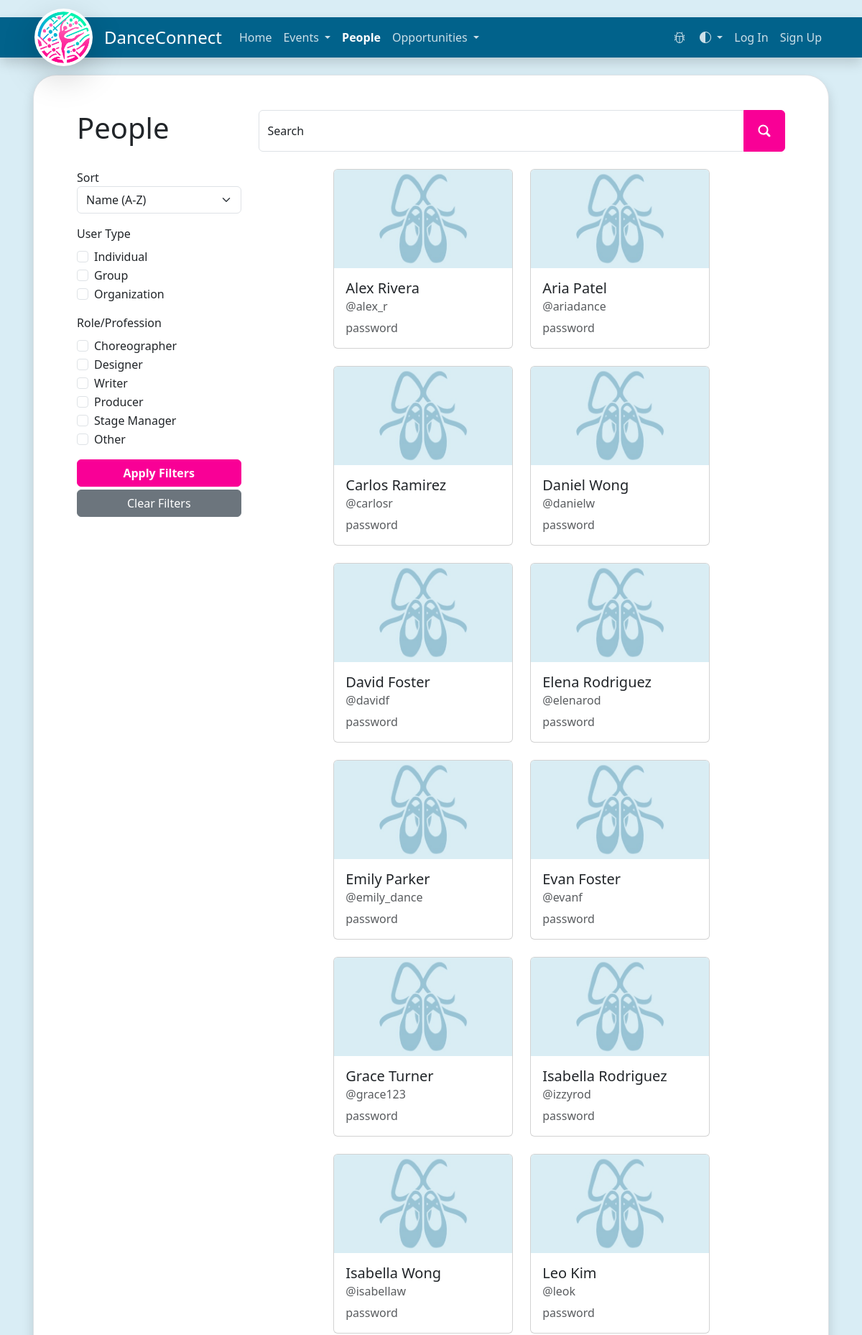
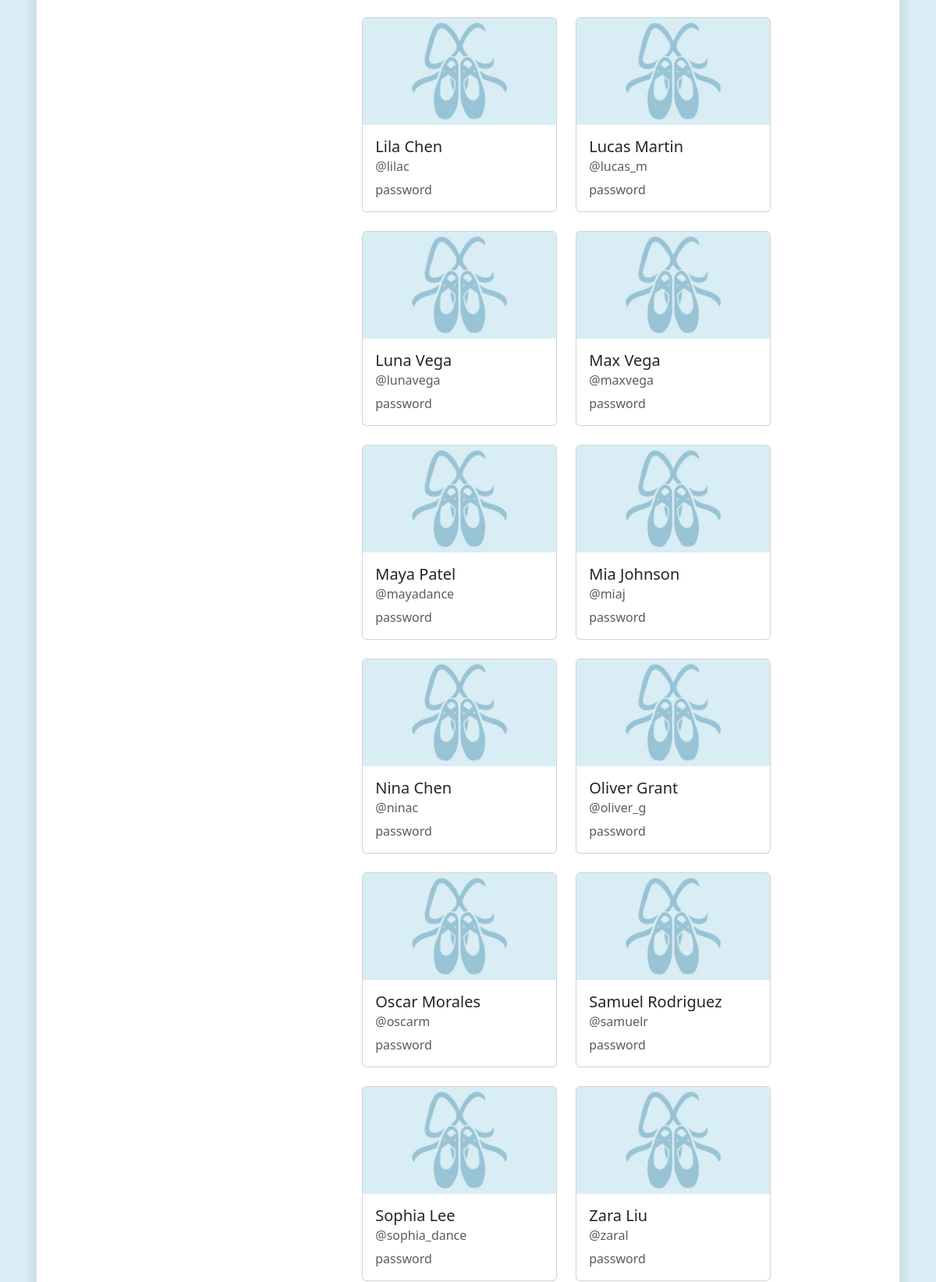
The page /people/ (upper part) on the database its author committed (2 pictures, top to bottom).
### website/models/user/user.py (models this page shows, shortened)
class User(db.Model, UserMixin):
    __tablename__ = "users"
    id: Mapped[int] = mapped_column(Integer, primary_key=True)
    username: Mapped[str] = mapped_column(String, unique=True)
    email: Mapped[str] = mapped_column(String, unique=True)
    password: Mapped[str]
    is_admin: Mapped[bool] = mapped_column(Boolean, default=False)
    display_name: Mapped[str]
    pronouns: Mapped[str]
    bio: Mapped[str]
    user_type: Mapped['UserType']
    profile_picture_url: Mapped[str]
    profile_picture_id: Mapped[str]
    tags: Mapped[List['UserTag']] = relationship(
        'UserTag', secondary="user_tag_relationships", back_populates='users', cascade="all, delete")
    socials: Mapped[List['SocialMedia']] = relationship(
        'SocialMedia', cascade="all, delete-orphan")
    events_organized: Mapped[List['Event']] = relationship(
        'Event', back_populates='organizer')
    events_contributed: Mapped[List['Event']] = relationship(
        'Event', secondary="event_contributors", back_populates="contributors", viewonly=True)
    contributor_association: Mapped[List['EventContributor']] = relationship(
        'EventContributor', back_populates='user', cascade="all, delete-orphan")
    opportunity_posts: Mapped[List['Opportunity']] = relationship(
        'Opportunity', back_populates='poster', cascade='all, delete-orphan')

### website/routes/ui/people.py (the view, shortened to what this page needs)
@people.route(
    "/",
    defaults={"search": "_", "sort": "_", "filters": "_"},
    methods=["GET", "POST"],
)
@people.route("/<search>/<sort>/<filters>/", methods=["GET", "POST"])
def people_list(search, sort, filters):
    form = PeopleFilter()
    if search != "_":
        form.search.data = search
    if sort != "_":
        form.sort_option.data = sort
    query_params = dict()
    if search != "_":
        query_params["search_name"] = search
    if sort != "_":
        query_params["sort_option"] = sort
    response = read_users(**query_params)
    people = response["data"]
    return render_template(
        "people.html",
        user=current_user,
        people=people,
        filters=form,
        orgType=UserType,
        roles=Roles,
    )

### website/forms/people_filter.py
class OrganizationCheckbox(FlaskForm):
    pass

### website/__init__.py (called while the page is built)
def json_response(status_code: int, message: str, data: Any = None):
    if status_code < 200:
        response_type = "information"
    elif status_code < 300:
        response_type = "success"
    elif status_code < 400:
        response_type = "redirect"
    else:
        response_type = "error"
    output = {
        "response_type": response_type,
        "status_code": status_code,
        "message": message,
        "data": data
    }
    return output

### website/templates/people.html (shortened to what this page needs)
{% extends "filtered-list-view.html" %}
{% block header_text %}People{% endblock %}
{% block filters %}
<div class="form-group mb-3">
    {{ filters.sort_option.label() }}
    {{ filters.sort_option() }}
</div>
<div class="form-group mb-3">
    <label class="form-label">{{ filters.user_type.description }}</label>
    {% for type in orgType %}
    <div class="form-check">
        {{ filters.user_type.form[type.name] }}
        {{ filters.user_type.form[type.name].label(class_="form-check-label") }}
    </div>
    {% endfor %}
</div>
<div class="form-group mb-3">
    <label class="form-label">{{ filters.filters.description }}</label>
    {% for role in roles %}
    <div class="form-check">
        {{ filters.filters.form[role.name] }}
        {{ filters.filters.form[role.name].label(class_="form-check-label") }}
    </div>
    {% endfor %}
    </div>
    {% endblock %}
    {% block items_to_list %}
    {% from "macros.html" import grid_item %}
    {% for person in people %}
    <div class="col-auto mx-xxl-2 mx-xl-0">
        {{ grid_item(
            image_src=url_for('static',
            filename='images/placeholder.jpg'),
            title=person.display_name,
            subtitle="@"+person.username,
            text=person.password,
            href=url_for('people.person',
            username=person.username)
        ) }}
    </div>
    {% endfor %}
</div>
{% endblock %}

### website/templates/macros.html (shortened to what this page needs)
{% macro grid_item(image_src, title, subtitle, text, href) %}
<div class="card grid-card mb-2">
    <a href="{{ href }}" class="overflow-hidden ratio ratio-16x9"><img src="{{ image_src }}" class="card-img-top"
            alt="Image preview for {{ title }}"></a>
    <div class="card-body">
        <div class="stretched-link-container">
            <h5 class="card-title text-truncate">{{ title }}</h5>
            {% if subtitle %}
            <h6 class="card-subtitle mb-2 text-muted text-truncate">{{ subtitle }}</h6>
            {% endif %}
            {% if text %}
            <p class="card-text text-truncate text-muted pb-0 mb-0">{{ text }}</p>
            {% endif %}
        </div>
    </div>
</div>
{% endmacro %}

### website/static/style/base.css (style rules this page uses)
:root { --pink: #f90096; --dark-pink: #ab274f; --nav-background: #01628B; --nav-highlight: #43a5cf; --background-blue: 217, 237, 245; --filters-background: #f8f9fa; scroll-behavior: smooth; }
body { background-color: rgb(var(--background-blue)); }
.btn-primary { --bs-btn-color: #fff; --bs-btn-bg: var(--pink); --bs-btn-border-color: var(--pink); --bs-btn-hover-color: #fff; --bs-btn-hover-bg: var(--dark-pink); --bs-btn-hover-border-color: var(--dark-pink); --bs-btn-focus-shadow-rgb: 49, 132, 253; --bs-btn-active-color: #fff; --bs-btn-active-bg: var(--dark-pink); --bs-btn-active-border-color: var(--dark-pink); --bs-btn-active-shadow: inset 0 3px 5px rgba(0, 0, 0, 0.125); --bs-btn-disabled-color: #fff; --bs-btn-disabled-bg: var(--pink); --bs-btn-disabled-border-color: var(--pink); font-weight: bold; }
.card-img-top { object-fit: cover; }
.grid-card { width: 250px; height: 250px; }
.stretched-link-container { transform: rotate(0); }

### rows shown on the page
User: display_name "Alex Rivera", subtitle "@alex_r", password "password"
User: display_name "Aria Patel", subtitle "@ariadance", password "password"
User: display_name "Carlos Ramirez", subtitle "@carlosr", password "password"
User: display_name "Daniel Wong", subtitle "@danielw", password "password"
User: display_name "David Foster", subtitle "@davidf", password "password"
User: display_name "Elena Rodriguez", subtitle "@elenarod", password "password"
User: display_name "Emily Parker", subtitle "@emily_dance", password "password"
User: display_name "Evan Foster", subtitle "@evanf", password "password"
User: display_name "Grace Turner", subtitle "@grace123", password "password"
User: display_name "Isabella Rodriguez", subtitle "@izzyrod", password "password"
User: display_name "Isabella Wong", subtitle "@isabellaw", password "password"
User: display_name "Leo Kim", subtitle "@leok", password "password"
User: display_name "Lila Chen", subtitle "@lilac", password "password"
User: display_name "Lucas Martin", subtitle "@lucas_m", password "password"
User: display_name "Luna Vega", subtitle "@lunavega", password "password"
User: display_name "Max Vega", subtitle "@maxvega", password "password"
User: display_name "Maya Patel", subtitle "@mayadance", password "password"
User: display_name "Mia Johnson", subtitle "@miaj", password "password"
User: display_name "Nina Chen", subtitle "@ninac", password "password"
User: display_name "Oliver Grant", subtitle "@oliver_g", password "password"
User: display_name "Oscar Morales", subtitle "@oscarm", password "password"
User: display_name "Samuel Rodriguez", subtitle "@samuelr", password "password"
User: display_name "Sophia Lee", subtitle "@sophia_dance", password "password"
User: display_name "Zara Liu", subtitle "@zaral", password "password"

### other values the page prints
{{ filters.sort_option.label() }} "Sort"
{{ filters.user_type.description }} "User Type"
{{ filters.user_type.form[type.name].label(class_="form-check-label") }} "Individual" "Group" "Organization"
{{ filters.filters.description }} "Role/Profession"
{{ filters.filters.form[role.name].label(class_="form-check-label") }} "Choreographer" "Designer" "Writer" "Producer" "Stage Manager" "Other"
